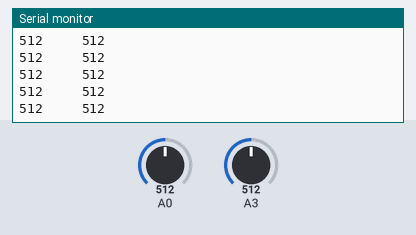
The sketch below on a simulated Arduino Uno, built with avr-gcc and run on an emulated ATmega328P. Shown: the last lines printed to the serial monitor. Inputs (shaded band) come from the test bench; at power-on: A0 = 512, A3 = 512.

Above: at 2.2 s.
2.3 s: A0 set to 11
At 3.3 s:
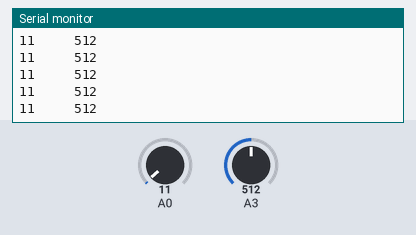
3.8 s: A0 set to 8
At 4.7 s:
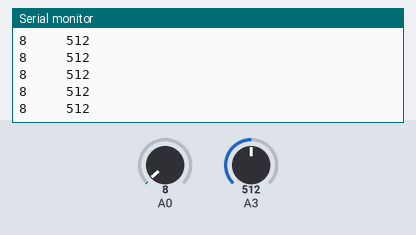
5.3 s: A3 set to 104
At 5.8 s:
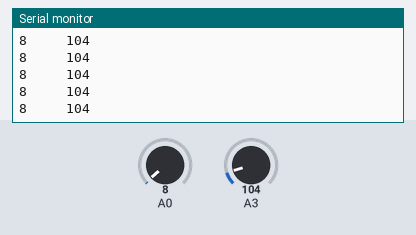
6.8 s: A3 set to 92
At 7.5 s:
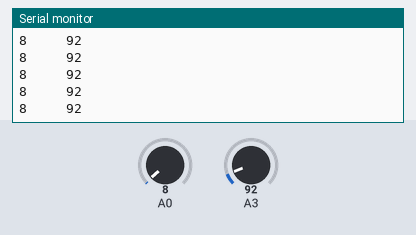
Timing chart, 0 to 9.8 s (numbered marks = the images above; inputs shaded):
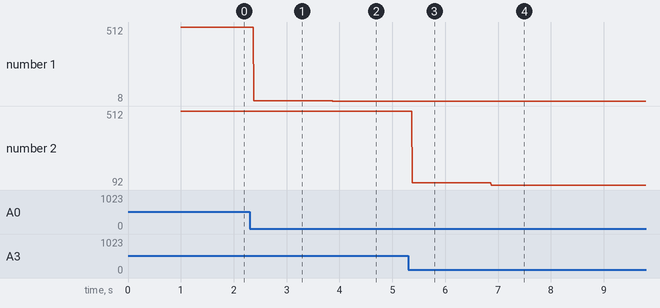

The sketch:

eje2.ino
```cpp
/*este es un parrafo
segundo ejemplo */
int w;
int s;
void setup() {
  Serial.begin(9600);
Serial.println("CURSO INICIAL DE ARDUINO ");
delay(1000);
}
void loop() {
 w = analogRead(A0);
s=analogRead(A3);


Serial.print(w);
Serial.print("     ");
Serial.println(s);

}
```

Measured:
- after the input at 2.3 s, the serial monitor: prints a new line after 0.08 s (image 1)
- after the input at 3.8 s, the serial monitor: prints a new line after 0.08 s (image 2)
- after the input at 5.3 s, the serial monitor: prints a new line after 0.08 s (image 3)
- after the input at 6.8 s, the serial monitor: prints a new line after 0.07 s (image 4)
- plotted number 1: 512 → 11 after the input at 2.3 s, 11 → 8 after the input at 3.8 s
- plotted number 2: 512 → 104 after the input at 5.3 s, 104 → 92 after the input at 6.8 s
